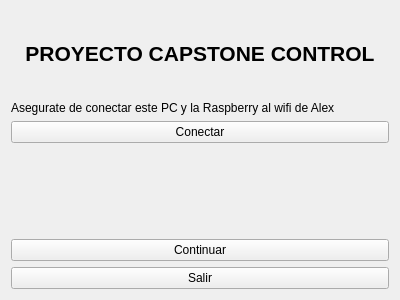
<?xml version="1.0" encoding="UTF-8"?>
<ui version="4.0">
 <class>Inicio</class>
 <widget class="QWidget" name="Inicio">
  <property name="geometry">
   <rect>
    <x>0</x>
    <y>0</y>
    <width>400</width>
    <height>300</height>
   </rect>
  </property>
  <property name="sizePolicy">
   <sizepolicy hsizetype="Fixed" vsizetype="Fixed">
    <horstretch>0</horstretch>
    <verstretch>0</verstretch>
   </sizepolicy>
  </property>
  <property name="windowTitle">
   <string notr="true">Inicio</string>
  </property>
  <layout class="QVBoxLayout" name="verticalLayout">
   <item>
    <widget class="QLabel" name="texto_inicio">
     <property name="sizePolicy">
      <sizepolicy hsizetype="Minimum" vsizetype="Minimum">
       <horstretch>0</horstretch>
       <verstretch>0</verstretch>
      </sizepolicy>
     </property>
     <property name="font">
      <font>
       <pointsize>16</pointsize>
       <weight>75</weight>
       <bold>true</bold>
      </font>
     </property>
     <property name="text">
      <string>PROYECTO CAPSTONE CONTROL</string>
     </property>
     <property name="alignment">
      <set>Qt::AlignCenter</set>
     </property>
    </widget>
   </item>
   <item>
    <widget class="QLabel" name="label">
     <property name="sizePolicy">
      <sizepolicy hsizetype="Preferred" vsizetype="Maximum">
       <horstretch>0</horstretch>
       <verstretch>0</verstretch>
      </sizepolicy>
     </property>
     <property name="text">
      <string>Asegurate de conectar este PC y la Raspberry al wifi de Alex</string>
     </property>
    </widget>
   </item>
   <item>
    <widget class="QPushButton" name="boton_conectar">
     <property name="enabled">
      <bool>true</bool>
     </property>
     <property name="sizePolicy">
      <sizepolicy hsizetype="Minimum" vsizetype="Fixed">
       <horstretch>0</horstretch>
       <verstretch>0</verstretch>
      </sizepolicy>
     </property>
     <property name="layoutDirection">
      <enum>Qt::LeftToRight</enum>
     </property>
     <property name="autoFillBackground">
      <bool>false</bool>
     </property>
     <property name="text">
      <string>Conectar</string>
     </property>
    </widget>
   </item>
   <item>
    <widget class="QLabel" name="texto_conexion">
     <property name="text">
      <string/>
     </property>
     <property name="alignment">
      <set>Qt::AlignCenter</set>
     </property>
    </widget>
   </item>
   <item>
    <widget class="QPushButton" name="boton_continuar">
     <property name="text">
      <string>Continuar</string>
     </property>
    </widget>
   </item>
   <item>
    <widget class="QPushButton" name="boton_salir">
     <property name="text">
      <string>Salir</string>
     </property>
    </widget>
   </item>
  </layout>
 </widget>
 <resources/>
 <connections/>
</ui>
